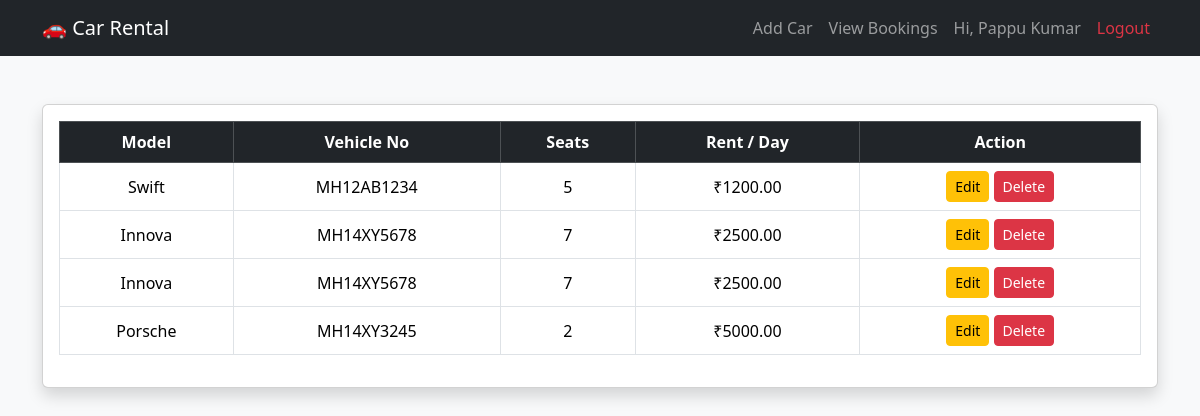
The app's page /pages/available_cars.php (signed in) with its own data.
### tables this page shows
CREATE TABLE `cars` (
  `id` int(11) NOT NULL,
  `agency_id` int(11) DEFAULT NULL,
  `model` varchar(100) DEFAULT NULL,
  `vehicle_number` varchar(50) DEFAULT NULL,
  `seating_capacity` int(11) DEFAULT NULL,
  `rent_per_day` decimal(10,2) DEFAULT NULL
);

### pages/available_cars.php (the view, shortened to what this page needs)
<?php
include("../config/db.php");
$sql = "SELECT * FROM cars";
$result = $conn->query($sql);
?>
<!DOCTYPE html>
<html>
<head>
    <link href="https://cdn.jsdelivr.net/npm/bootstrap@5.3.2/dist/css/bootstrap.min.css" rel="stylesheet">
</head>
<body class="bg-light">
    <nav class="navbar navbar-expand-lg navbar-dark bg-dark">
        <div class="container">
            <a class="navbar-brand" href="../pages/available_cars.php">🚗 Car Rental</a>
            <ul class="navbar-nav ms-auto">
                <?php if(isset($_SESSION['role']) && $_SESSION['role']=='agency'){ ?>
                <li class="nav-item">
                    <a class="nav-link" href="../agency/add_car.php">Add Car</a>
                </li>
                <li class="nav-item">
                    <a class="nav-link" href="../agency/view_bookings.php">View Bookings</a>
                </li>
                <?php } ?>
                <?php if(isset($_SESSION['name'])){ ?>
                <li class="nav-item">
                    <span class="nav-link">Hi, <?= $_SESSION['name'] ?></span>
                </li>
                <li class="nav-item">
                    <a class="nav-link text-danger" href="../auth/logout.php">Logout</a>
                </li>
                <?php } else { ?>
                <li class="nav-item">
                    <a class="nav-link" href="../auth/login.php">Login</a>
                </li>
                <?php } ?>
            </ul>
        </div>
    </nav>
    <div class="container mt-5">
        <div class="card shadow">
            <div class="card-body">
                <table class="table table-bordered table-hover text-center align-middle">
                    <thead class="table-dark">
                        <tr>
                            <th>Model</th>
                            <th>Vehicle No</th>
                            <th>Seats</th>
                            <th>Rent / Day</th>
                            <th>Action</th>
                        </tr>
                    </thead>
                    <tbody>
                        <?php while($row = $result->fetch_assoc()) { ?>
                        <tr>
                            <td><?= $row['model'] ?></td>
                            <td><?= $row['vehicle_number'] ?></td>
                            <td><?= $row['seating_capacity'] ?></td>
                            <td>₹<?= $row['rent_per_day'] ?></td>
                            <td>
                                <?php if(isset($_SESSION['role']) && $_SESSION['role']=='customer'){ ?>
                                <form action="../customer/book_car.php" method="POST"
                                    class="d-flex gap-2 justify-content-center">
                                    <input type="hidden" name="car_id" value="<?= $row['id'] ?>">
                                    <input type="date" name="start_date" class="form-control" required>
                                    <select name="days" class="form-select">
                                        <option>1</option>
                                        <option>2</option>
                                        <option>3</option>
                                    </select>
                                    <button class="btn btn-success btn-sm">Rent</button>
                                </form>
                                <?php } elseif(isset($_SESSION['role']) && $_SESSION['role']=='agency' && $_SESSION['user_id']==$row['agency_id']) { ?>
                                <a href="../agency/edit_car.php?id=<?= $row['id'] ?>"
                                    class="btn btn-warning btn-sm">Edit</a>
                                <a href="../agency/delete_car.php?id=<?= $row['id'] ?>" class="btn btn-danger btn-sm"
                                    onclick="return confirm('Delete this car?')">Delete</a>
                                <?php } else { ?>
                                <a href="../auth/login.php" class="btn btn-primary btn-sm">Login to Rent</a>
                                <?php } ?>
                            </td>
                        </tr>
                        <?php } ?>
                    </tbody>
                </table>
            </div>
        </div>
    </div>
</body>
</html>

### records on screen
cars: model "Swift", vehicle_number "MH12AB1234", seating_capacity "5", rent_per_day "1200.00"
cars: model "Innova", vehicle_number "MH14XY5678", seating_capacity "7", rent_per_day "2500.00"
cars: model "Innova", vehicle_number "MH14XY5678", seating_capacity "7", rent_per_day "2500.00"
cars: model "Porsche", vehicle_number "MH14XY3245", seating_capacity "2", rent_per_day "5000.00"

### other values on screen
$_SESSION['name'] "Pappu Kumar"
